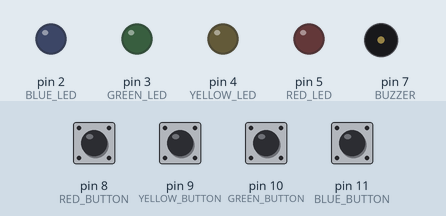
Recording of a sketch running on a simulated Arduino Uno, built with avr-gcc and run on an emulated ATmega328P. On the bench: output pins drawn as LEDs (lit = HIGH), buzzer (waves = sounding). The test bench sets the inputs (shaded band); at power-on: pin 8 (RED_BUTTON), pin 9 (YELLOW_BUTTON), pin 10 (GREEN_BUTTON), pin 11 (BLUE_BUTTON) HIGH. Random numbers use the default seed unless the sketch sets one.

Above: at 1.9 s.
2.0 s: pin 8 (RED_BUTTON) pulled LOW for 0.15 s
At 4.2 s:
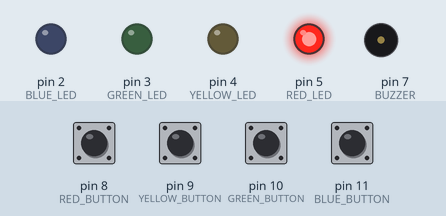
At 5.0 s:
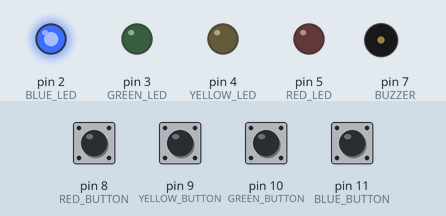
5.1 s: pin 9 (YELLOW_BUTTON) pulled LOW for 1 s
At 6.22 s:
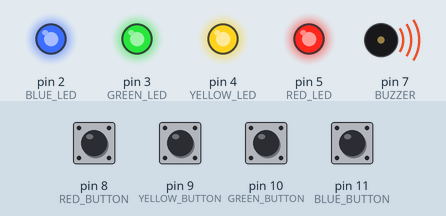
Timing chart, 0 to 8.1 s (numbered marks = the images above; inputs shaded):
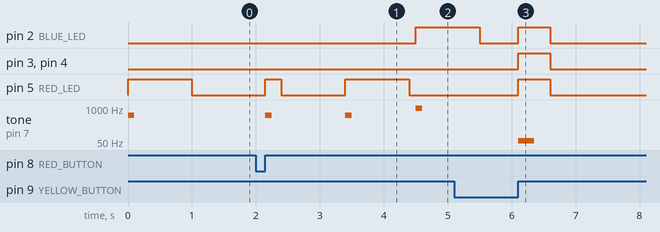

Measured:
- after the input at 2.0 s, pin 2 (BLUE_LED): LOW → HIGH after 2.5 s; pin 5 (RED_LED): LOW → HIGH after 0.15 s, → LOW 0.25 s later, → HIGH 1.0 s later, → LOW 1.0 s later; tone on pin 7 (BUZZER): plays 523 Hz for 0.10 s, 523 Hz for 0.10 s, 988 Hz for 0.10 s, starting after 0.15 s
- after the input at 5.1 s, pin 3 (GREEN_LED), pin 4 (YELLOW_LED), pin 5 (RED_LED): LOW → HIGH after 1.0 s, → LOW 0.50 s later; tone on pin 7 (BUZZER): silent → 55 Hz after 1.0 s, → silent 0.25 s later

The sketch:

Simon.ino
```cpp
#include "pitches.h" //https://github.com/arduino/Arduino/blob/master/build/shared/examples/02.Digital/toneMelody/pitches.h

#define RED_LED 5
#define YELLOW_LED 4
#define GREEN_LED 3
#define BLUE_LED 2

#define RED_BUTTON 8
#define YELLOW_BUTTON 9
#define GREEN_BUTTON 10
#define BLUE_BUTTON 11

#define BUZZER 7

#define N_COLORS 4
#define MAX_SEQUENCE 10
#define NOTE_DURATION 100
#define WRONG_NOTE NOTE_A1
#define WRONG_DURATION 250

int leds[] = {RED_LED, YELLOW_LED, GREEN_LED, BLUE_LED};
int notes[] = {NOTE_C5, NOTE_E5, NOTE_G5, NOTE_B5};

int sequence[MAX_SEQUENCE];
int n = 0;
int selection;
bool correct;

void light(int i, int duration){
    digitalWrite(leds[i], HIGH);
    tone(BUZZER, notes[i], NOTE_DURATION);
    delay(duration);
    digitalWrite(leds[i], LOW);
}

void buzz(){
    for (int i=0; i<N_COLORS; i++){
      digitalWrite(leds[i], HIGH);
    }
    tone(BUZZER, WRONG_NOTE, WRONG_DURATION);
    delay(500);
    for (int i=0; i<N_COLORS; i++){
      digitalWrite(leds[i], LOW);
    }
}

void setup() {
  pinMode(RED_LED,OUTPUT);
  pinMode(YELLOW_LED,OUTPUT);
  pinMode(GREEN_LED,OUTPUT);
  pinMode(BLUE_LED,OUTPUT);

  pinMode(RED_BUTTON,INPUT_PULLUP);
  pinMode(YELLOW_BUTTON,INPUT_PULLUP);
  pinMode(GREEN_BUTTON,INPUT_PULLUP);
  pinMode(BLUE_BUTTON,INPUT_PULLUP);

  randomSeed(analogRead(0));

  correct = true;
}

void loop() {
  while (n < MAX_SEQUENCE && correct){
    //Get next color
    selection = random(0, 4);
    sequence[n] = selection;
    n++;

    //Light up color sequence
    for (int i=0; i<n; i++){
      light(sequence[i], 1000);
      delay(100);
    }

    //Get player input
    for (int i=0; i<n; i++){

      int button_press = -1;
      while (button_press < 0){
        while (digitalRead(RED_BUTTON) == LOW){
          button_press = RED_LED;
        }
        while (digitalRead(YELLOW_BUTTON) == LOW){
          button_press = YELLOW_LED;
        }
        while (digitalRead(GREEN_BUTTON) == LOW){
          button_press = GREEN_LED;
        }
        while (digitalRead(BLUE_BUTTON) == LOW){
          button_press = BLUE_LED;
        }
      }

      //If correct color is chosen, light it up and continue
      if (button_press == leds[sequence[i]]){
        light(sequence[i], 250);
      }

      //If incorrect color is chosen, give an error and end the game
      else{
        buzz();
        correct = false;
        break;
      }
    }
    delay(1000);
  }

  //If the player successfully completes the full sequence, celebrate with lights and sounds
  if (correct){
    for (int j=0; j<3; j++){
      for (int i=0; i<N_COLORS; i++){
        light(i, 100);
      }
    }
    correct = false;
  }

}
```
